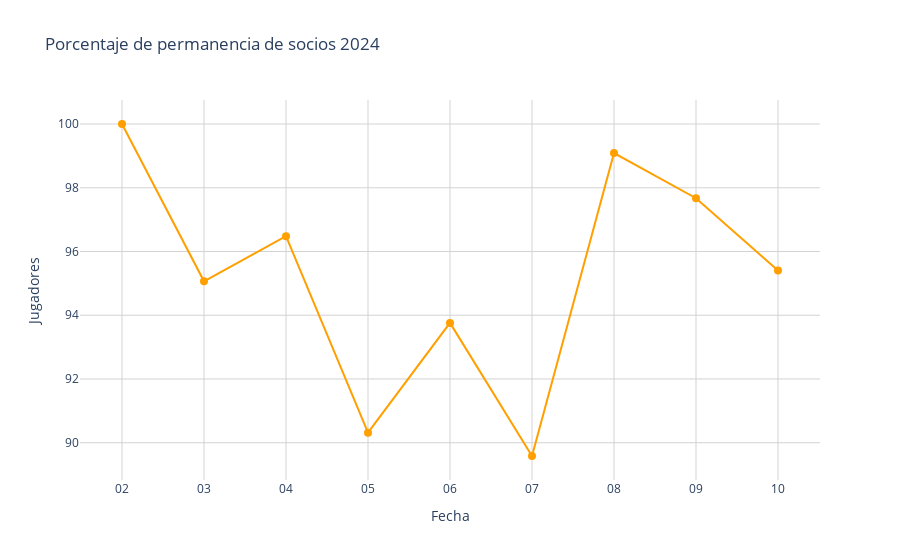

The notebook cell this image was saved under:
### Code cell
# Crear la figura con las tres series de tiempo en el mismo gráfico
fig = go.Figure()

# Permanencias
fig.add_trace(go.Scatter(
    x=porcentajes_perm_categoria['MES'], 
    y=porcentajes_perm_categoria['% PERMANENCIAS'], 
    mode='lines+markers',
    line=dict(color='#FF9F00', width=2), 
    marker=dict(size=8, color='#FF9F00', symbol='circle'),
    name='Porcentaje permanencias'
))
# Configuración del diseño
fig.update_layout(
    title='Porcentaje de permanencia de socios 2024',
    xaxis_title='Fecha',
    yaxis_title='Jugadores',
    plot_bgcolor='white',
    hovermode='x unified',
    legend=dict(title='Categoría', orientation='h', x=0.5, xanchor='center', y=1.1)
)

# Configurar los ejes
fig.update_xaxes(showgrid=True, gridcolor='lightgrey', tickformat='%b %Y')
fig.update_yaxes(showgrid=True, gridcolor='lightgrey')

# Mostrar el gráfico
fig.show()

### Figure 1 — Plotly figure (JSON) as saved in the notebook; plotly's stock layout.template omitted (floating-point values rounded to 4 significant figures)
{"data": [{"line": {"color": "#FF9F00", "width": 2}, "marker": {"color": "#FF9F00", "size": 8, "symbol": "circle"}, "mode": "lines+markers", "name": "Porcentaje permanencias", "type": "scatter", "x": ["02", "03", "04", "05", "06", "07", "08", "09", "10"], "y": [100, 95.06, 96.48, 90.32, 93.76, 89.58, 99.09, 97.67, 95.41]}], "layout": {"hovermode": "x unified", "legend": {"orientation": "h", "title": {"text": "Categoría"}, "x": 0.5, "xanchor": "center", "y": 1.1}, "plot_bgcolor": "white", "title": {"text": "Porcentaje de permanencia de socios 2024"}, "xaxis": {"gridcolor": "lightgrey", "showgrid": true, "tickformat": "%b %Y", "title": {"text": "Fecha"}}, "yaxis": {"gridcolor": "lightgrey", "showgrid": true, "title": {"text": "Jugadores"}}}}
